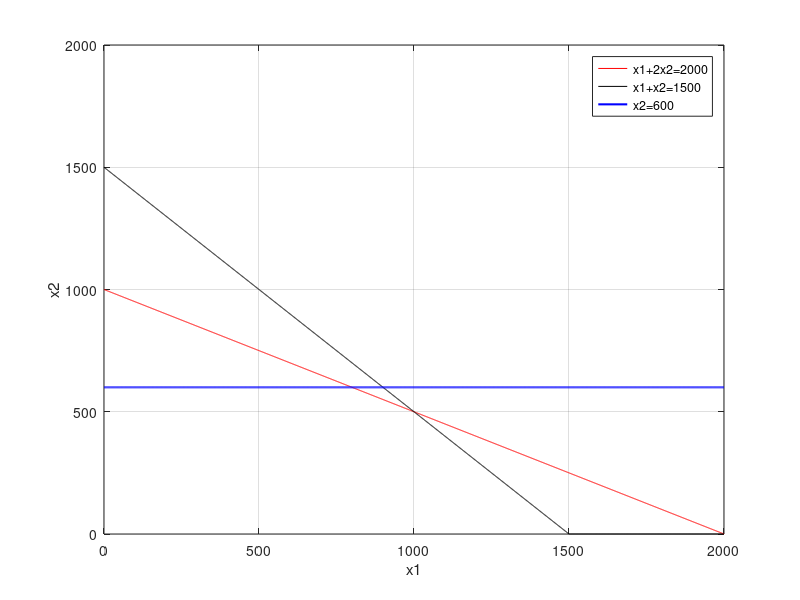

MATLAB code for this plot: (Note: this script raises an error after producing the figure.)
function lpp1()
%% Solve the following LPP by graphical method.
% Max Z = 3x1 + 5x2
% Subject to:
% x1 + 2x2 <= 2000
% x1 + x2  <= 1500
% x2       <= 600
% x1 >= 0, x2 >= 0
%%%%%%%%%%%%%%%%%%%%%%%%%%%%%%%%%%%%%%%%%%%%%%%%%%

format short;
clc;

%% Input Parameters
C = [3 5];
A = [1 2; 1 1; 0 1];
b = [2000; 1500; 600];

%% Phase 1: Plot constraints
y = 0:1:max(b);

x21 = (b(1) - A(1,1).*y) ./ A(1,2);
x22 = (b(2) - A(2,1).*y) ./ A(2,2);
x23 = (b(3) - A(3,1).*y) ./ A(3,2);

x21 = max(x21,0);
x22 = max(x22,0);
x23 = max(x23,0);

figure;
plot(y,x21,'r', y,x22,'k', y,x23,'b','LineWidth',1.5);
xlabel('x1');
ylabel('x2');
legend('x1+2x2=2000','x1+x2=1500','x2=600');
grid on;

%% Corner points with axes
points = [
    0 0
    0 600
    900 300
    1500 0
];

%% Feasible region
PT = constraints(points);

%% Objective function
Fx = zeros(size(PT,1),1);
for i = 1:size(PT,1)
    Fx(i) = sum(PT(i,:) .* C);
end

Result = [PT Fx];

%% Optimal solution
[Zmax, idx] = max(Fx);
OPTIMAL_BFS = array2table(Result(idx,:), ...
    'VariableNames',{'x1','x2','Z'})

end

%%%%%%%%%%%%%%%%%%%%%%%%%%%%%%%%%%%%%%%%%%%%%%%%%%
function F = constraints(X)
x1 = X(:,1);
x2 = X(:,2);

mask = (x1 + 2*x2 <= 2000) & ...
       (x1 + x2 <= 1500) & ...
       (x2 <= 600) & ...
       (x1 >= 0) & (x2 >= 0);

F = X(mask,:);
end
%%%%%%%%%%%%%%%%%%%%%%%%%%%%%%%%%%%%%%%%%%%%%%%%%%
